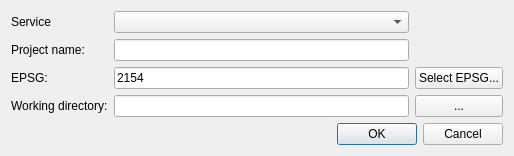
<?xml version="1.0" encoding="UTF-8"?>
<ui version="4.0">
 <class>new_project_dialog</class>
 <widget class="QDialog" name="new_project_dialog">
  <property name="geometry">
   <rect>
    <x>0</x>
    <y>0</y>
    <width>514</width>
    <height>129</height>
   </rect>
  </property>
  <property name="windowTitle">
   <string>New project</string>
  </property>
  <layout class="QGridLayout" name="gridLayout">
   <item row="1" column="1">
    <widget class="QLineEdit" name="project_name"/>
   </item>
   <item row="4" column="1">
    <widget class="QLineEdit" name="directory"/>
   </item>
   <item row="4" column="0">
    <widget class="QLabel" name="label_directory">
     <property name="text">
      <string>Working directory:</string>
     </property>
    </widget>
   </item>
   <item row="5" column="0" colspan="3">
    <widget class="QDialogButtonBox" name="buttonBox">
     <property name="orientation">
      <enum>Qt::Horizontal</enum>
     </property>
     <property name="standardButtons">
      <set>QDialogButtonBox::Cancel|QDialogButtonBox::Ok</set>
     </property>
    </widget>
   </item>
   <item row="3" column="2">
    <widget class="QPushButton" name="btn_epsg">
     <property name="text">
      <string>Select EPSG...</string>
     </property>
    </widget>
   </item>
   <item row="1" column="0">
    <widget class="QLabel" name="label_project_name">
     <property name="text">
      <string>Project name:</string>
     </property>
    </widget>
   </item>
   <item row="3" column="1">
    <widget class="QLineEdit" name="srid">
     <property name="maximumSize">
      <size>
       <width>16777215</width>
       <height>16777215</height>
      </size>
     </property>
     <property name="text">
      <string>2154</string>
     </property>
    </widget>
   </item>
   <item row="1" column="2">
    <widget class="QLabel" name="info">
     <property name="baseSize">
      <size>
       <width>10</width>
       <height>0</height>
      </size>
     </property>
     <property name="palette">
      <palette>
       <active>
        <colorrole role="WindowText">
         <brush brushstyle="SolidPattern">
          <color alpha="255">
           <red>255</red>
           <green>0</green>
           <blue>0</blue>
          </color>
         </brush>
        </colorrole>
       </active>
       <inactive>
        <colorrole role="WindowText">
         <brush brushstyle="SolidPattern">
          <color alpha="255">
           <red>255</red>
           <green>0</green>
           <blue>0</blue>
          </color>
         </brush>
        </colorrole>
       </inactive>
       <disabled>
        <colorrole role="WindowText">
         <brush brushstyle="SolidPattern">
          <color alpha="255">
           <red>120</red>
           <green>120</green>
           <blue>120</blue>
          </color>
         </brush>
        </colorrole>
       </disabled>
      </palette>
     </property>
     <property name="text">
      <string/>
     </property>
    </widget>
   </item>
   <item row="3" column="0">
    <widget class="QLabel" name="label_srid">
     <property name="text">
      <string>EPSG:</string>
     </property>
     <property name="alignment">
      <set>Qt::AlignLeading|Qt::AlignLeft|Qt::AlignVCenter</set>
     </property>
    </widget>
   </item>
   <item row="0" column="1">
    <widget class="QComboBox" name="service"/>
   </item>
   <item row="4" column="2">
    <widget class="QPushButton" name="btn_dir">
     <property name="text">
      <string>...</string>
     </property>
    </widget>
   </item>
   <item row="0" column="0">
    <widget class="QLabel" name="label_project_name_2">
     <property name="text">
      <string>Service</string>
     </property>
    </widget>
   </item>
  </layout>
 </widget>
 <tabstops>
  <tabstop>project_name</tabstop>
  <tabstop>srid</tabstop>
  <tabstop>btn_epsg</tabstop>
  <tabstop>directory</tabstop>
  <tabstop>btn_dir</tabstop>
 </tabstops>
 <resources/>
 <connections>
  <connection>
   <sender>buttonBox</sender>
   <signal>accepted()</signal>
   <receiver>new_project_dialog</receiver>
   <slot>accept()</slot>
   <hints>
    <hint type="sourcelabel">
     <x>248</x>
     <y>254</y>
    </hint>
    <hint type="destinationlabel">
     <x>157</x>
     <y>274</y>
    </hint>
   </hints>
  </connection>
  <connection>
   <sender>buttonBox</sender>
   <signal>rejected()</signal>
   <receiver>new_project_dialog</receiver>
   <slot>reject()</slot>
   <hints>
    <hint type="sourcelabel">
     <x>316</x>
     <y>260</y>
    </hint>
    <hint type="destinationlabel">
     <x>286</x>
     <y>274</y>
    </hint>
   </hints>
  </connection>
 </connections>
</ui>
